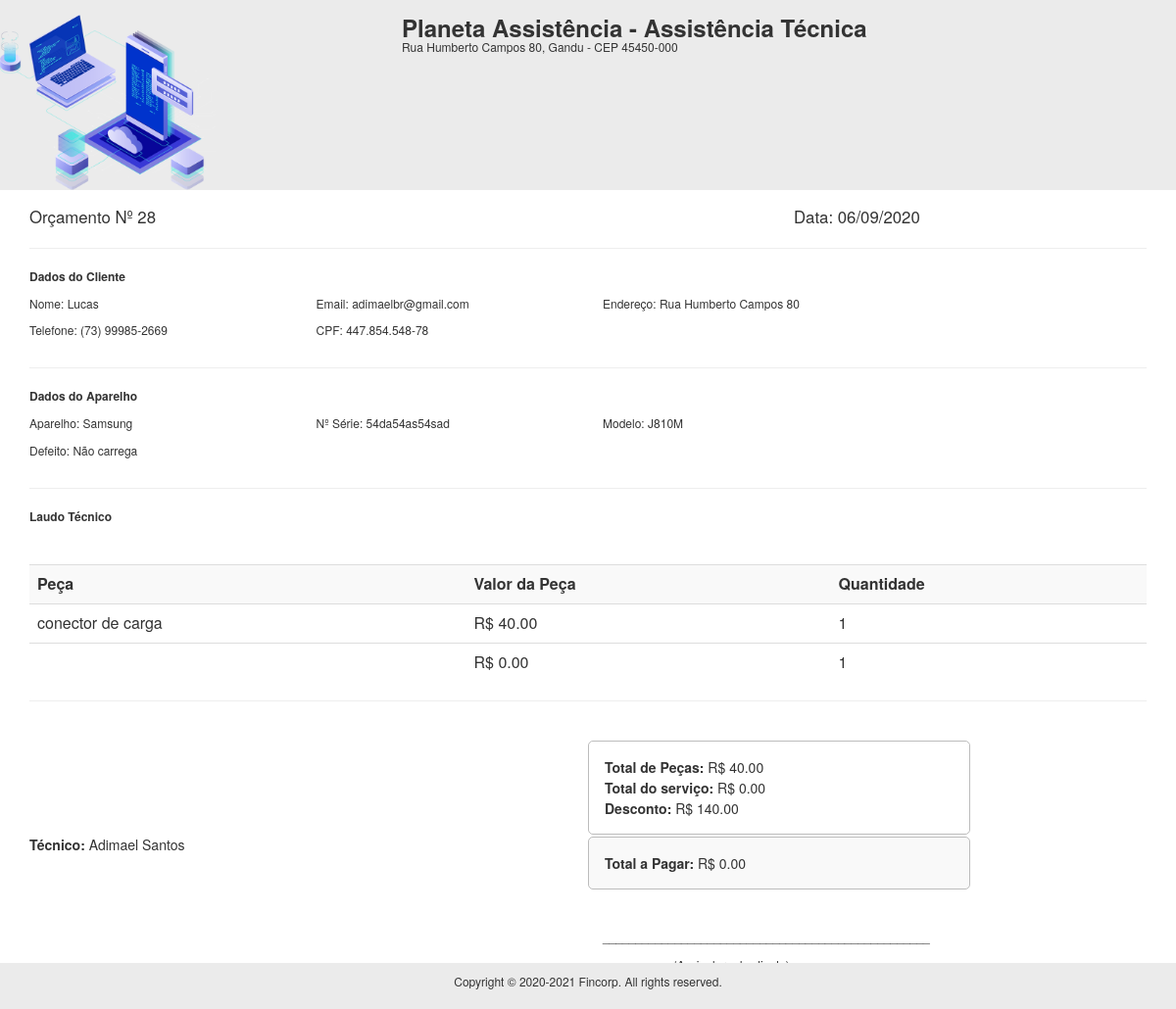
Page /rel/rel_orcamentos.php?id=28 on the earlier database version.
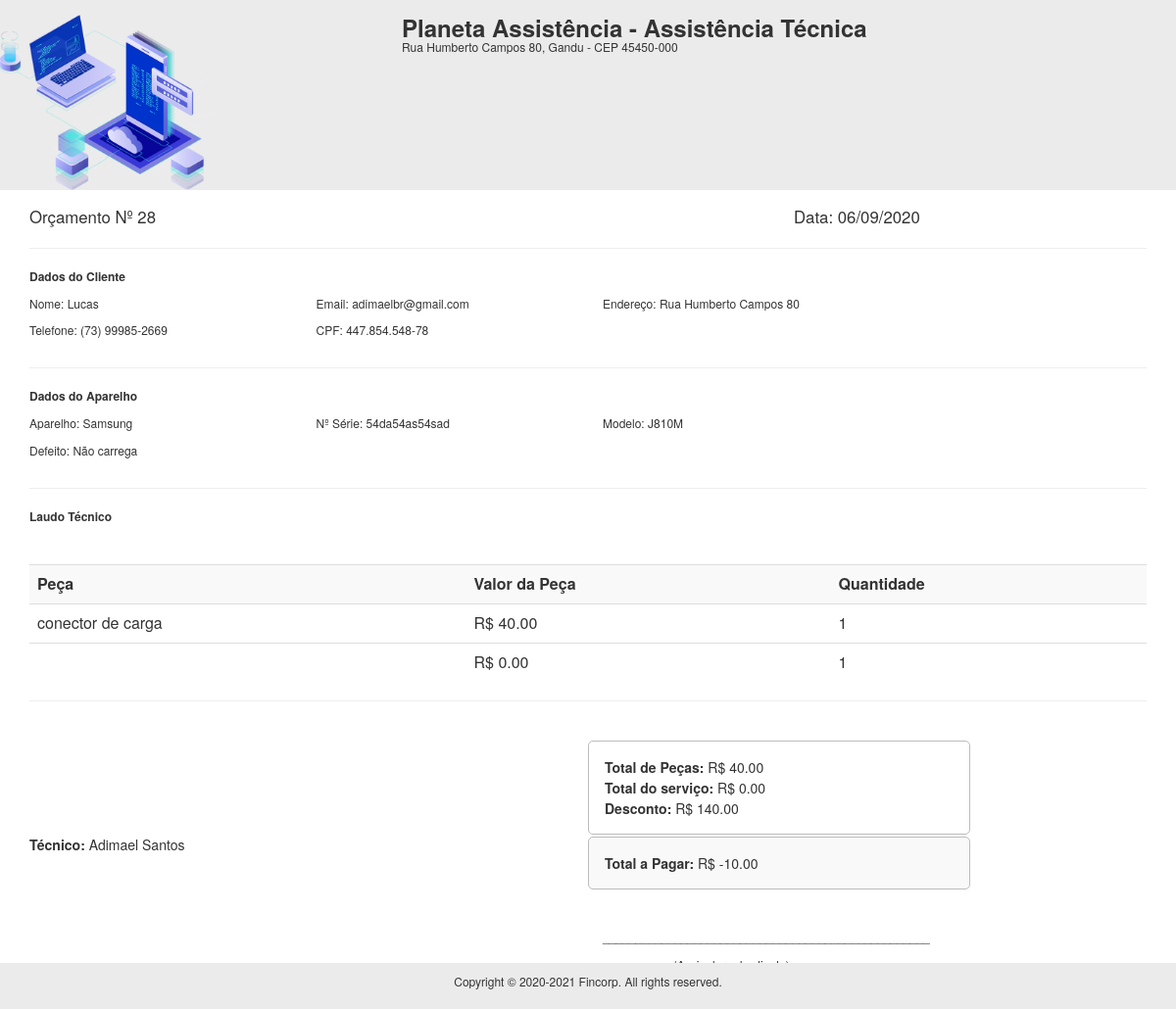
Same page on the later database version.
### tables this page shows
CREATE TABLE `tb_orcamentos` (
  `id` int(11) NOT NULL,
  `id_user` int(11) NOT NULL,
  `id_cliente` int(11) NOT NULL,
  `tecnico` varchar(32) NOT NULL,
  `aparelho` varchar(32) NOT NULL,
  `serie` varchar(30) DEFAULT NULL,
  `modelo` varchar(32) NOT NULL,
  `defeito` varchar(255) NOT NULL,
  `laudo` varchar(255) DEFAULT NULL,
  `obs` varchar(255) DEFAULT NULL,
  `valor_servico` decimal(10,2) DEFAULT NULL,
  `peca1` varchar(32) DEFAULT NULL,
  `valor_peca1` decimal(10,2) DEFAULT NULL,
  `peca2` varchar(32) DEFAULT NULL,
  `valor_peca2` decimal(10,2) DEFAULT NULL,
  `desconto` decimal(10,2) DEFAULT NULL,
  `total` decimal(10,2) NOT NULL,
  `valor_total` decimal(10,2) DEFAULT NULL,
  `pagamento` varchar(32) DEFAULT NULL,
  `data_abertura` date DEFAULT NULL,
  `data_geracao` date DEFAULT NULL,
  `status` varchar(32) NOT NULL,
  `data_aprovacao` date NOT NULL
);

CREATE TABLE `usuarios` (
  `id_user` int(11) NOT NULL,
  `foto` varchar(128) NOT NULL,
  `nome` varchar(32) NOT NULL,
  `username` varchar(32) NOT NULL,
  `password` varchar(256) NOT NULL,
  `cpf` varchar(20) NOT NULL,
  `email` varchar(100) DEFAULT NULL,
  `telefone` varchar(45) NOT NULL,
  `endereco` varchar(128) DEFAULT NULL,
  `empresa` varchar(32) DEFAULT NULL,
  `cidade` varchar(45) DEFAULT NULL,
  `cep` varchar(20) DEFAULT NULL,
  `access_level` varchar(32) NOT NULL,
  `id_funcionario` int(11) DEFAULT NULL,
  `dt_registro` date NOT NULL
);

CREATE TABLE `tb_clientes` (
  `id_cliente` int(11) NOT NULL,
  `id_user` int(11) NOT NULL,
  `nome` varchar(32) NOT NULL,
  `cpf` varchar(20) NOT NULL,
  `endereco` varchar(128) NOT NULL,
  `cidade` varchar(45) NOT NULL,
  `estado` varchar(20) NOT NULL,
  `cep` varchar(20) NOT NULL,
  `telefone` varchar(45) NOT NULL,
  `email` varchar(100) DEFAULT NULL,
  `dt_registro` timestamp NOT NULL DEFAULT current_timestamp()
);

### rel/rel_orcamentos.php (the view, shortened to what this page needs)
<?php
$id = $_GET['id'];
include('../db/connection.php');
$query = "select * from usuarios join tb_orcamentos join tb_clientes on tb_orcamentos.id_cliente = tb_clientes.id_cliente and tb_orcamentos.id = $id group by tb_orcamentos.id = $id, tb_clientes.id_cliente = tb_clientes.id_cliente";
$result = mysqli_query($conn, $query);
 while($res_1 = mysqli_fetch_array($result)){
$data2 = implode('/', array_reverse(explode('-', $res_1['data_geracao'])));
 ?>
<link rel="stylesheet" href="https://maxcdn.bootstrapcdn.com/bootstrap/3.3.7/css/bootstrap.min.css">
<link rel="stylesheet" href="styles.css">
<div class="cabecalho">
		<div class="row">
			<div class="col-sm-4">
			  <img src="../assets/images/icons.png" width="220px">
			</div>
			<div class="col-sm-7">
			 <h3 class="titulo"><b><?php echo $res_1['empresa']; ?> - Assistência Técnica</b></h3>
			 <h6 class="titulo"><?php echo $res_1['endereco']; ?>, <?php echo $res_1['cidade']; ?> - CEP <?php echo $res_1['cep']; ?></h6>
			</div>
		</div>
</div>
<div class="container">
			<div class="row">
				<div class="col-sm-8">
				  <big> Orçamento Nº <?php echo $id ?>  </big>
				</div>
				<div class="col-sm-4">
				<big> Data: <?php echo $data2; ?> </big>
				</div>
			</div>
		<hr>
			<div class="row">
				<div class="col-sm-12">
					<p style="font-size:12px"> <b> Dados do Cliente </b> </p>
				</div>
			</div>
			<div class="row">
				<div class="col-sm-3">
				 <p style="font-size:12px">  Nome: <?php echo $res_1['nome']; ?> </p>
				</div>
				<div class="col-sm-3">
				 <p style="font-size:12px">  Email: <?php echo $res_1['email']; ?> </p>
				</div>
				<div class="col-sm-3">
				 <p style="font-size:12px">  Endereço: <?php echo $res_1['endereco']; ?> </p>
				</div>
			</div>
			<div class="row">
				<div class="col-sm-3">
				 <p style="font-size:12px">  Telefone: <?php echo $res_1['telefone']; ?> </p>
				</div>
				<div class="col-sm-3">
				 <p style="font-size:12px">  CPF: <?php echo $res_1['cpf']; ?> </p>
				</div>
			</div>
		<hr>
		<div class="row">
				<div class="col-sm-12">
					<p style="font-size:12px"> <b> Dados do Aparelho </b> </p>
				</div>
			</div>
			<div class="row">
				<div class="col-sm-3">
				 <p style="font-size:12px">  Aparelho: <?php echo $res_1['aparelho']; ?> </p>
				</div>
				<div class="col-sm-3">
				 <p style="font-size:12px">  Nº Série: <?php echo $res_1['serie']; ?> </p>
				</div>
				<div class="col-sm-3">
				 <p style="font-size:12px">  Modelo: <?php echo $res_1['modelo']; ?> </p>
				</div>
			</div>
			<div class="row">
				<div class="col-sm-12">
				 <p style="font-size:12px">  Defeito: <?php echo $res_1['defeito']; ?> </p>
				</div>
			</div>
		<hr>
		<div class="row">
				<div class="col-sm-12">
					<p style="font-size:12px"> <b> Laudo Técnico </b> </p>
				</div>
			</div>
			<div class="row">
				<div class="col-sm-12">
				</div>
			</div>
		<br>
		<table class="table">
			<tr bgcolor="#f9f9f9">
				<td> <b>Peça</b> </td>
				<td> <b>Valor da Peça</b> </td>
				<td> <b> Quantidade</b> </td>
			</tr>
			<tr>
				<td> <?php echo $res_1['peca1']; ?> </td>
				<td> R$ <?php echo $res_1['valor_peca1']; ?> </td>
				<td> 1 </td>
			</tr>
			<tr>
				<td> <?php echo $res_1['peca2']; ?> </td>
				<td> R$ <?php echo $res_1['valor_peca2']; ?> </td>
				<td> 1 </td>
			</tr>
		</table>
		<hr>
		<br>
		<div class="row">
				<div class="col-sm-6">
				</div>
				<div class="col-sm-4 areaTotais">
				 <p class="pgto" style="font-size:14px">  <b>Total de Peças: </b> R$ <?php echo $res_1['valor_peca1'] + $res_1['valor_peca2']; ?>.00 </p>
				 <p class="pgto" style="font-size:14px">  <b>Total do serviço: </b> R$ <?php echo $res_1['total']; ?> </p>
				 <p class="pgto" style="font-size:14px">  <b>Desconto: </b> R$ <?php echo $res_1['valor_total']?> </p>
				</div>
		</div>
		<div class="row">
				<div class="col-sm-6">
				 <p style="font-size:14px">  <b>Técnico: </b> <?php echo $res_1['tecnico']; ?> </p>
				</div>
				<div class="col-sm-4 areaTotal">
				 <p class="pgto" style="font-size:14px">  <b>Total a Pagar: </b> R$ <?php echo $res_1['total'] - $res_1['desconto']; ?>.00 </p>
				</div>
		</div>
		<br>
		<br>
		<div class="row">
				<div class="col-sm-6">
				</div>
				<div class="col-sm-3" align="center">
				<p style="font-size:12px" align="center">__________________________________________________</p>
				<p style="font-size:12px" align="center">  (Assinatura do cliente)</p>
				</div>
		</div>
		<div class="col-sm-3">
				<p style="font-size:12px">Orçamento válido até: <?php echo date('d/m/Y', strtotime("+5 days",strtotime($res_1['data_geracao']))); ?></p>
				</div>
</div>
<div class="footer">
 <p style="font-size:12px" align="center">Copyright © 2020-2021 Fincorp. All rights reserved.
</p>
</div>
<?php } ?>

### rel/styles.css (style rules this page uses)
.footer { position:absolute; bottom:0; width:100%; background-color: #ebebeb; padding:10px; }
.cabecalho { background-color: #ebebeb; padding-top:15px; margin-bottom:15px; }
.titulo { margin:0; }
.areaTotais { border : 0.5px solid #bcbcbc; padding: 15px; border-radius: 5px; margin-right:25px; }
.areaTotal { border : 0.5px solid #bcbcbc; padding: 15px; border-radius: 5px; margin-right:25px; background-color: #f9f9f9; margin-top:2px; }
.pgto { margin:1px; }

Differences in the rows shown:
changed tb_orcamentos "conector de carga": $res_1['total'] - $res_1['desconto'] "0" → "-10"
